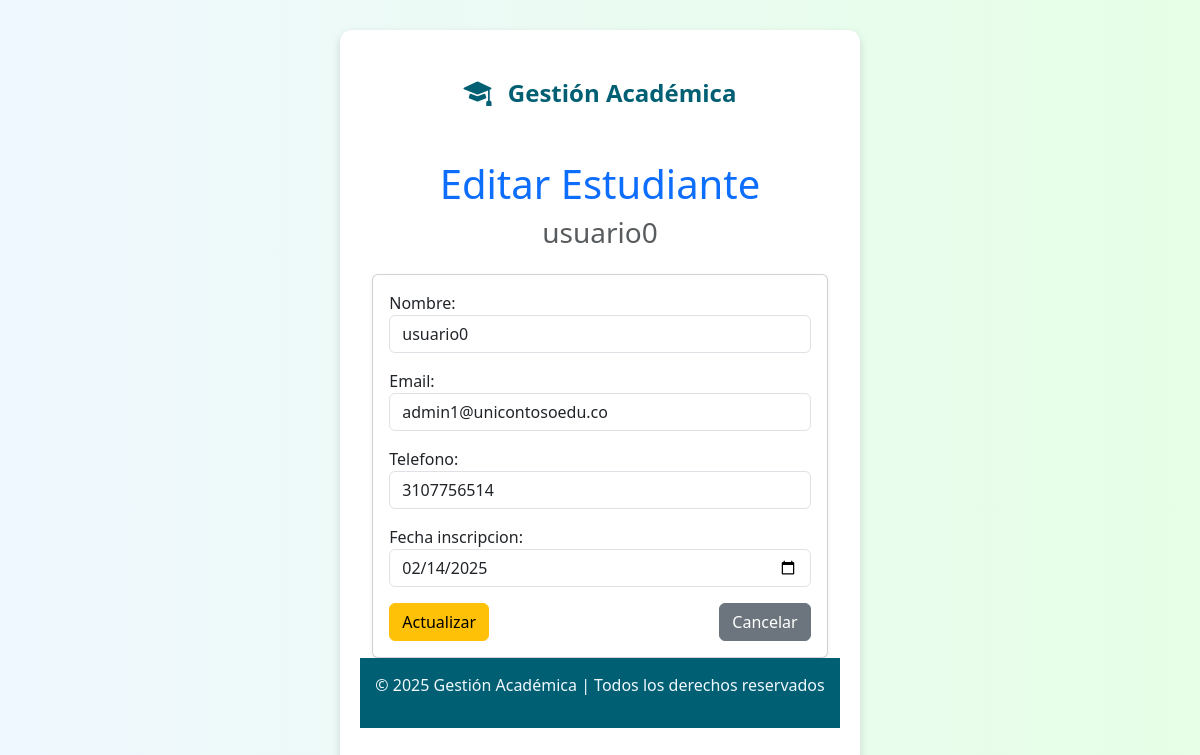
Screenshot of /estudiantes/1/editar/ with the database file from the repository.
### gestion_academica/models.py (models this page shows, shortened)
class Usuario(models.Model):
    nombre = models.CharField(max_length=100)
    email = models.EmailField(unique=True)
    telefono = models.CharField(max_length=15, blank=True, null=True)
    class Meta:
        abstract = True

class Estudiante(Usuario):
    fecha_inscripcion = models.DateField()

### gestion_academica/views.py (the view)
# urls.py: path('estudiantes/<int:estudiante_id>/editar/', views.editar_estudiante, name='editar_estudiante'),
def editar_estudiante(request, estudiante_id):
    estudiante = get_object_or_404(Estudiante, id=estudiante_id)
    if request.method == 'POST':
        form = EstudianteForm(request.POST, instance=estudiante)
        if form.is_valid():
            form.save()
            return redirect('detalle_estudiante', estudiante_id=estudiante.id)
    else:
        form = EstudianteForm(instance=estudiante)
    return render(request, 'gestion_academica/editar_estudiante.html', {'form': form, 'estudiante': estudiante})

### gestion_academica/forms.py
class EstudianteForm(forms.ModelForm):
    class Meta:
        model = Estudiante
        fields = ['nombre', 'email', 'telefono', 'fecha_inscripcion']
        widgets = {
            'nombre': forms.TextInput(attrs={'class': 'form-control'}),
            'email': forms.EmailInput(attrs={'class': 'form-control'}),
            'telefono': forms.TextInput(attrs={'class': 'form-control'}),
            'fecha_inscripcion': forms.DateInput(attrs={'type': 'date', 'class': 'form-control'}),
        }

### gestion_academica/templates/gestion_academica/editar_estudiante.html (shortened to what this page needs)
{% extends "base.html" %}
{% block content %}
<div class="container mt-5">
    <h1 class="text-primary text-center">Editar Estudiante</h1>
    <h3 class="text-center text-muted">{{ estudiante.nombre }} {{ estudiante.apellido }}</h3>
    <div class="card shadow-sm mt-4">
        <div class="card-body">
            <form method="post">
                {{ form.as_p }}
                <div class="d-flex justify-content-between">
                    <button type="submit" class="btn btn-warning">Actualizar</button>
                    <a href="{% url 'detalle_estudiante' estudiante.id %}" class="btn btn-secondary">Cancelar</a>
                </div>
            </form>
        </div>
    </div>
</div>
{% endblock %}

### gestion_academica/templates/base.html (style rules this page uses)
html, body { height: 100%; display: flex; flex-direction: column; margin: 0; background: linear-gradient(to right, #f0f8ff, #e6ffe6); font-family: 'Segoe UI', sans-serif; color: #222; }

### rows the page displays
Estudiante: nombre "usuario0", email "admin1@unicontosoedu.co", telefono "3107756514", fecha_inscripcion "02/14/2025"
